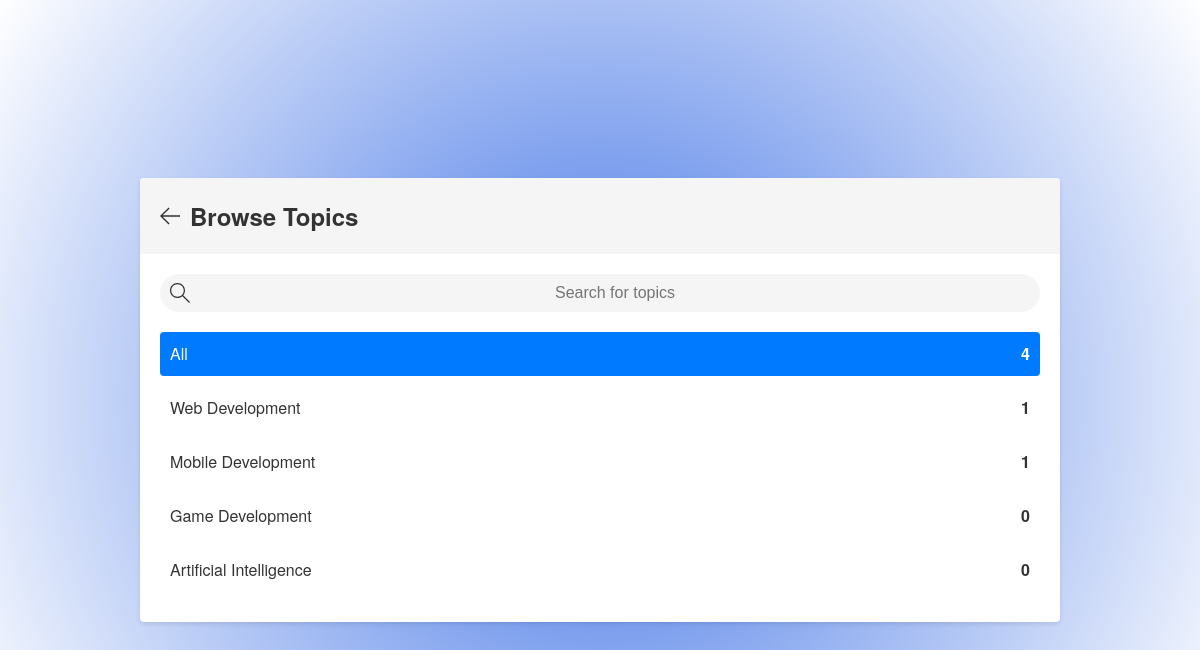
Before: /topics/ (signed in) with the older database file.
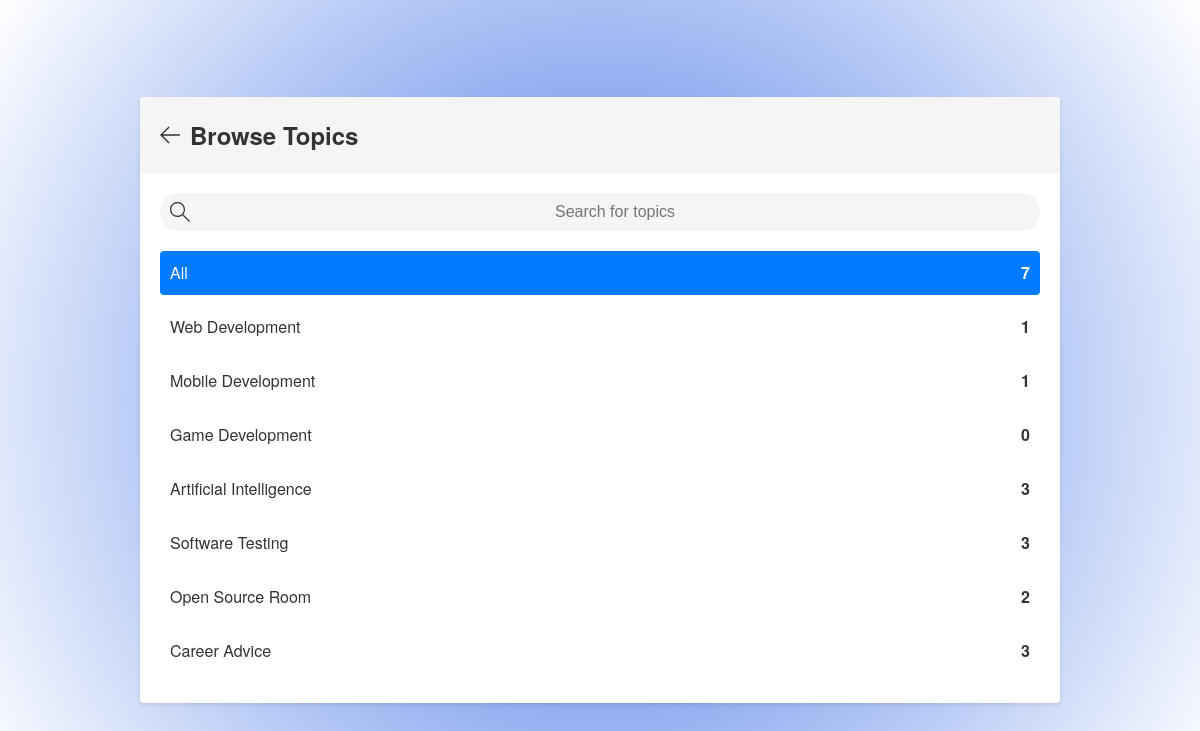
After: the same page with the newer database file.
### base/models.py (models this page shows, shortened)
class Topic(models.Model):
    name = models.CharField(max_length=150)

### base/views.py (the view)
# urls.py: path('topics/', views.topicsPage, name="topics"),
@login_required(login_url='login')
def topicsPage(request):
    q = request.GET.get('q') if request.GET.get('q') != None else ''
    topics = Topic.objects.filter(name__icontains=q)
    context = {
        'topics':topics
    }
    return render(request, 'topics.html',context)

### Templates/topics.html (shortened to what this page needs)
    <main class="create-room layout">
      <div class="container">
        <div class="layout__box">
          <div class="layout__boxHeader">
            <div class="layout__boxTitle">
              <a href="{% url 'home' %}">
                <svg version="1.1" xmlns="http://www.w3.org/2000/svg" width="32" height="32" viewBox="0 0 32 32">
                  <title>arrow-left</title>
                  <path d="M13.723 2.286l-13.723 13.714 13.719 13.714 1.616-1.611-10.96-10.96h27.625v-2.286h-27.625l10.965-10.965-1.616-1.607z"></path>
                </svg>
              </a>
              <h3>Browse Topics</h3>
            </div>
          </div>
          <div class="topics-page layout__body">
            <form action="" method="GET" class="header__search">
              <label>
                <input name="q" type="text" placeholder="Search for topics" />
              </label>
            </form>
            <ul class="topics__list">
              <li>
                <a href="{% url 'topics' %}" class="active">All <span>{{topics.count}}</span></a>
              </li>
              {% for topic in topics %}
              <li>
                <a href="{% url 'home' %}?q={{topic.name}}">{{topic.name}}<span>{{topic.room_set.all.count}}</span></a>
              </li>
              {% endfor %}
            </ul>
          </div>
        </div>
      </div>
    </main>

Changed rows visible on the page:
computed for Topic "Artificial Intelligence": room_set.all.count "0" → "3"
added Topic: name "Software Testing", room_set.all.count "3"
added Topic: name "Open Source Room", room_set.all.count "2"
added Topic: name "Career Advice", room_set.all.count "3"
Other visible differences:
{{ topics.count }}: "4" → "7"
